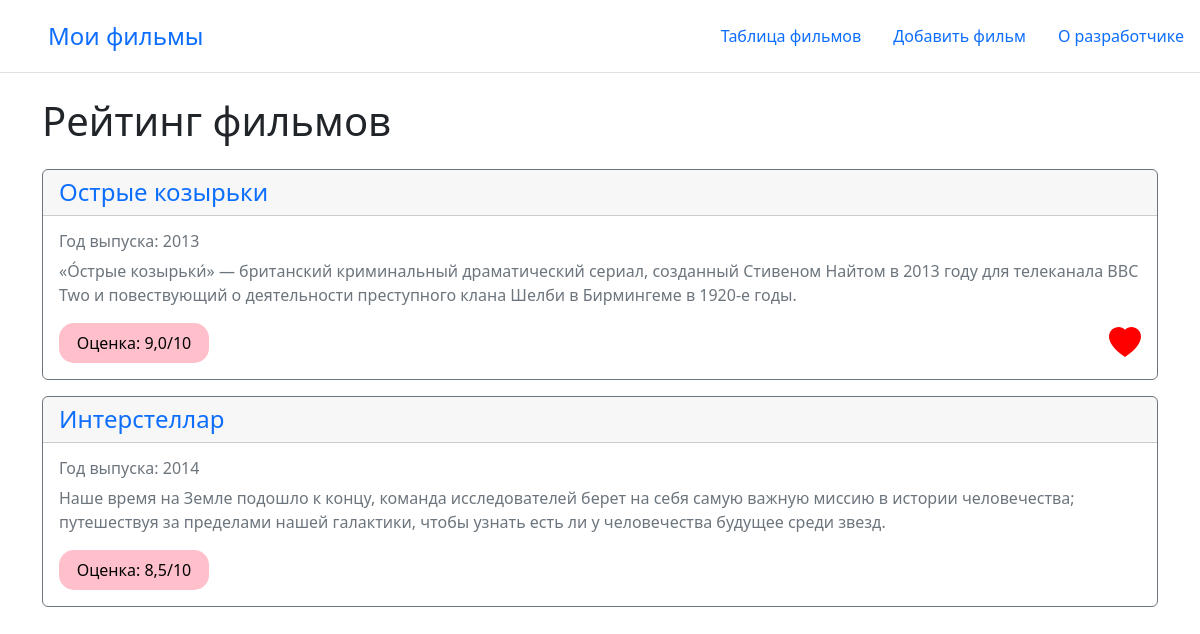
The page / on the database its author committed.
### main/models.py (models this page shows, shortened)
class Film(models.Model):
    name = models.CharField('Название', max_length=25)
    year = models.IntegerField('Год выпуска')
    description = models.TextField('Описание')
    grade = models.FloatField('Моя оценка')
    favorite = models.BooleanField('Избранное')
    class Meta:
        verbose_name = 'Фильм'
        verbose_name_plural = 'Фильмы'

### main/views.py (the view)
def index(request):
    films = Film.objects.order_by('-grade')
    return render(request, 'main/index.html', {'title': 'Таблица фильмов', 'films': films})

### main/templates/main/index.html (shortened to what this page needs)
{% extends 'main/base.html' %}
{% block content %}
    <h1 class="mb-4">Рейтинг фильмов</h1>
    {% if films %}
        {% for film in films %}
            <a style="text-decoration: none;" href="{% url 'films-detail' film.id %}">
                <div class="card border-secondary mb-3">
                    <div class="card-header"
                         style="display: flex; align-items: center; justify-content: space-between;">
                        <h4 style="margin: 0;">
                            {{ film.name }}
                        </h4>
                    </div>
                    <div class="card-body text-secondary">
                        <h6 class="card-title">Год выпуска: {{ film.year }}</h6>
                        <p class="card-text">{{ film.description }}</p>
                        <div style="display: flex; justify-content: space-between">
                            <div style="width: 150px; background-color: #ffc0cb; text-align: center; border-radius: 15px;">
                                <footer class="p-2 text-black">Оценка: {{ film.grade }}/10</footer>
                            </div>
                            {% if film.favorite %}
                            <div style="display: flex; align-items: center;">
                                <svg xmlns="http://www.w3.org/2000/svg" width="32" height="32" fill="#FF0000"
                                     class="bi bi-heart-fill" viewBox="0 0 16 16">
                                    <path fill-rule="evenodd"
                                          d="M8 1.314C12.438-3.248 23.534 4.735 8 15-7.534 4.736 3.562-3.248 8 1.314z"/>
                                </svg>
                            </div>
                            {% endif %}
                        </div>
                    </div>
                </div>
            </a>
        {% endfor %}
    {% else %}
        <div style="text-align: center; font-size: 25px; margin: 250px auto; color: grey;">
            Вы не добавили ни один фильм
        </div>
    {% endif %}
{% endblock %}

### main/templates/main/base.html (shortened to what this page needs)
<!doctype html>
<html lang="ru">
<head>
    <link rel="stylesheet" href="https://cdn.jsdelivr.net/npm/bootstrap@5.2.3/dist/css/bootstrap.min.css"
>
</head>
<body>
<header class="d-flex flex-wrap justify-content-center py-3 mb-4 border-bottom">
    <a href="/" class="d-flex align-items-center mb-3 mb-md-0 me-md-auto link-body-emphasis text-decoration-none">
        <svg class="bi me-2" width="40" height="32">
            <use xlink:href="#bootstrap"></use>
        </svg>
        <span class="fs-4">Мои фильмы</span>
    </a>
    <ul class="nav nav-pills">
        <li class="nav-item"><a href="{% url 'main' %}" class="nav-link" aria-current="page">Таблица фильмов</a></li>
        <li class="nav-item"><a href="{% url 'addfilm' %}" class="nav-link">Добавить фильм</a></li>
        <li class="nav-item"><a href="{% url 'about' %}" class="nav-link">О разработчике</a></li>
    </ul>
</header>
<div class="container">
    {% block content %}{% endblock %}
</div>
</body>
</html>

### rows shown on the page
Film: name "Острые козырьки", year "2013", description "«О́стрые козырьки́» — британский криминальный драматический сериал, созданный Стивеном Найтом в 2013 году для телеканала BBC Two и повествующий о деятельности преступного клана Шелби в Бирмингеме в 1920-е годы.", grade "9,0", favorite True (drawn)
Film: name "Интерстеллар", year "2014", description "Наше время на Земле подошло к концу, команда исследователей берет на себя самую важную миссию в истории человечества; путешествуя за пределами нашей галактики, чтобы узнать есть ли у человечества будущее среди звезд.", grade "8,5"
